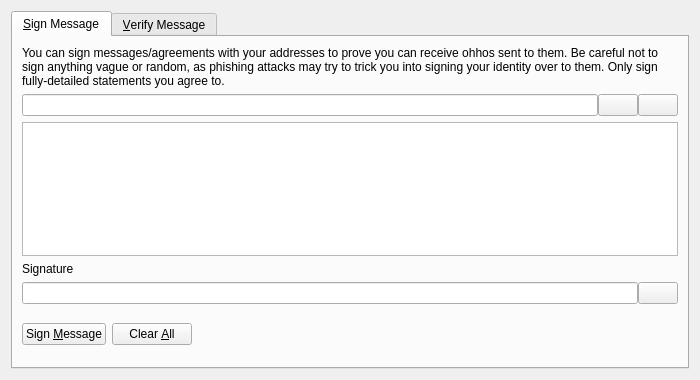
<?xml version="1.0" encoding="UTF-8"?>
<ui version="4.0">
 <class>SignVerifyMessageDialog</class>
 <widget class="QDialog" name="SignVerifyMessageDialog">
  <property name="geometry">
   <rect>
    <x>0</x>
    <y>0</y>
    <width>700</width>
    <height>380</height>
   </rect>
  </property>
  <property name="windowTitle">
   <string>Signatures - Sign / Verify a Message</string>
  </property>
  <property name="modal">
   <bool>true</bool>
  </property>
  <layout class="QVBoxLayout" name="verticalLayout">
   <item>
    <widget class="QTabWidget" name="tabWidget">
     <property name="currentIndex">
      <number>0</number>
     </property>
     <widget class="QWidget" name="tabSignMessage">
      <attribute name="title">
       <string>&amp;Sign Message</string>
      </attribute>
      <layout class="QVBoxLayout" name="verticalLayout_SM">
       <item>
        <widget class="QLabel" name="infoLabel_SM">
         <property name="text">
          <string>You can sign messages/agreements with your addresses to prove you can receive ohhos sent to them. Be careful not to sign anything vague or random, as phishing attacks may try to trick you into signing your identity over to them. Only sign fully-detailed statements you agree to.</string>
         </property>
         <property name="textFormat">
          <enum>Qt::PlainText</enum>
         </property>
         <property name="wordWrap">
          <bool>true</bool>
         </property>
        </widget>
       </item>
       <item>
        <layout class="QHBoxLayout" name="horizontalLayout_1_SM">
         <property name="spacing">
          <number>0</number>
         </property>
         <item>
          <widget class="QValidatedLineEdit" name="addressIn_SM">
           <property name="toolTip">
            <string>The Ohho address to sign the message with</string>
           </property>
          </widget>
         </item>
         <item>
          <widget class="QPushButton" name="addressBookButton_SM">
           <property name="toolTip">
            <string>Choose previously used address</string>
           </property>
           <property name="text">
            <string/>
           </property>
           <property name="icon">
            <iconset resource="../bitcoin.qrc">
             <normaloff>:/icons/address-book</normaloff>:/icons/address-book</iconset>
           </property>
           <property name="shortcut">
            <string>Alt+A</string>
           </property>
           <property name="autoDefault">
            <bool>false</bool>
           </property>
          </widget>
         </item>
         <item>
          <widget class="QPushButton" name="pasteButton_SM">
           <property name="toolTip">
            <string>Paste address from clipboard</string>
           </property>
           <property name="text">
            <string/>
           </property>
           <property name="icon">
            <iconset resource="../bitcoin.qrc">
             <normaloff>:/icons/editpaste</normaloff>:/icons/editpaste</iconset>
           </property>
           <property name="shortcut">
            <string>Alt+P</string>
           </property>
           <property name="autoDefault">
            <bool>false</bool>
           </property>
          </widget>
         </item>
        </layout>
       </item>
       <item>
        <widget class="QPlainTextEdit" name="messageIn_SM">
         <property name="toolTip">
          <string>Enter the message you want to sign here</string>
         </property>
        </widget>
       </item>
       <item>
        <widget class="QLabel" name="signatureLabel_SM">
         <property name="text">
          <string>Signature</string>
         </property>
         <property name="textFormat">
          <enum>Qt::PlainText</enum>
         </property>
        </widget>
       </item>
       <item>
        <layout class="QHBoxLayout" name="horizontalLayout_2_SM">
         <property name="spacing">
          <number>0</number>
         </property>
         <item>
          <widget class="QLineEdit" name="signatureOut_SM">
           <property name="font">
            <font>
             <italic>true</italic>
            </font>
           </property>
           <property name="readOnly">
            <bool>true</bool>
           </property>
          </widget>
         </item>
         <item>
          <widget class="QPushButton" name="copySignatureButton_SM">
           <property name="toolTip">
            <string>Copy the current signature to the system clipboard</string>
           </property>
           <property name="text">
            <string/>
           </property>
           <property name="icon">
            <iconset resource="../bitcoin.qrc">
             <normaloff>:/icons/editcopy</normaloff>:/icons/editcopy</iconset>
           </property>
           <property name="autoDefault">
            <bool>false</bool>
           </property>
          </widget>
         </item>
        </layout>
       </item>
       <item>
        <layout class="QHBoxLayout" name="horizontalLayout_3_SM">
         <item>
          <widget class="QPushButton" name="signMessageButton_SM">
           <property name="toolTip">
            <string>Sign the message to prove you own this Ohho address</string>
           </property>
           <property name="text">
            <string>Sign &amp;Message</string>
           </property>
           <property name="icon">
            <iconset resource="../bitcoin.qrc">
             <normaloff>:/icons/edit</normaloff>:/icons/edit</iconset>
           </property>
           <property name="autoDefault">
            <bool>false</bool>
           </property>
          </widget>
         </item>
         <item>
          <widget class="QPushButton" name="clearButton_SM">
           <property name="toolTip">
            <string>Reset all sign message fields</string>
           </property>
           <property name="text">
            <string>Clear &amp;All</string>
           </property>
           <property name="icon">
            <iconset resource="../bitcoin.qrc">
             <normaloff>:/icons/remove</normaloff>:/icons/remove</iconset>
           </property>
           <property name="autoDefault">
            <bool>false</bool>
           </property>
          </widget>
         </item>
         <item>
          <spacer name="horizontalSpacer_1_SM">
           <property name="orientation">
            <enum>Qt::Horizontal</enum>
           </property>
           <property name="sizeHint" stdset="0">
            <size>
             <width>40</width>
             <height>48</height>
            </size>
           </property>
          </spacer>
         </item>
         <item>
          <widget class="QLabel" name="statusLabel_SM">
           <property name="font">
            <font>
             <weight>75</weight>
             <bold>true</bold>
            </font>
           </property>
           <property name="text">
            <string/>
           </property>
           <property name="wordWrap">
            <bool>true</bool>
           </property>
          </widget>
         </item>
         <item>
          <spacer name="horizontalSpacer_2_SM">
           <property name="orientation">
            <enum>Qt::Horizontal</enum>
           </property>
           <property name="sizeHint" stdset="0">
            <size>
             <width>40</width>
             <height>48</height>
            </size>
           </property>
          </spacer>
         </item>
        </layout>
       </item>
      </layout>
     </widget>
     <widget class="QWidget" name="tabVerifyMessage">
      <attribute name="title">
       <string>&amp;Verify Message</string>
      </attribute>
      <layout class="QVBoxLayout" name="verticalLayout_VM">
       <item>
        <widget class="QLabel" name="infoLabel_VM">
         <property name="text">
          <string>Enter the receiver's address, message (ensure you copy line breaks, spaces, tabs, etc. exactly) and signature below to verify the message. Be careful not to read more into the signature than what is in the signed message itself, to avoid being tricked by a man-in-the-middle attack. Note that this only proves the signing party receives with the address, it cannot prove sendership of any transaction!</string>
         </property>
         <property name="textFormat">
          <enum>Qt::PlainText</enum>
         </property>
         <property name="alignment">
          <set>Qt::AlignLeading|Qt::AlignLeft|Qt::AlignTop</set>
         </property>
         <property name="wordWrap">
          <bool>true</bool>
         </property>
        </widget>
       </item>
       <item>
        <layout class="QHBoxLayout" name="horizontalLayout_1_VM">
         <property name="spacing">
          <number>0</number>
         </property>
         <item>
          <widget class="QValidatedLineEdit" name="addressIn_VM">
           <property name="toolTip">
            <string>The Ohho address the message was signed with</string>
           </property>
          </widget>
         </item>
         <item>
          <widget class="QPushButton" name="addressBookButton_VM">
           <property name="toolTip">
            <string>Choose previously used address</string>
           </property>
           <property name="text">
            <string/>
           </property>
           <property name="icon">
            <iconset resource="../bitcoin.qrc">
             <normaloff>:/icons/address-book</normaloff>:/icons/address-book</iconset>
           </property>
           <property name="shortcut">
            <string>Alt+A</string>
           </property>
           <property name="autoDefault">
            <bool>false</bool>
           </property>
          </widget>
         </item>
        </layout>
       </item>
       <item>
        <widget class="QPlainTextEdit" name="messageIn_VM"/>
       </item>
       <item>
        <widget class="QValidatedLineEdit" name="signatureIn_VM"/>
       </item>
       <item>
        <layout class="QHBoxLayout" name="horizontalLayout_2_VM">
         <item>
          <widget class="QPushButton" name="verifyMessageButton_VM">
           <property name="toolTip">
            <string>Verify the message to ensure it was signed with the specified Ohho address</string>
           </property>
           <property name="text">
            <string>Verify &amp;Message</string>
           </property>
           <property name="icon">
            <iconset resource="../bitcoin.qrc">
             <normaloff>:/icons/transaction_0</normaloff>:/icons/transaction_0</iconset>
           </property>
           <property name="autoDefault">
            <bool>false</bool>
           </property>
          </widget>
         </item>
         <item>
          <widget class="QPushButton" name="clearButton_VM">
           <property name="toolTip">
            <string>Reset all verify message fields</string>
           </property>
           <property name="text">
            <string>Clear &amp;All</string>
           </property>
           <property name="icon">
            <iconset resource="../bitcoin.qrc">
             <normaloff>:/icons/remove</normaloff>:/icons/remove</iconset>
           </property>
           <property name="autoDefault">
            <bool>false</bool>
           </property>
          </widget>
         </item>
         <item>
          <spacer name="horizontalSpacer_1_VM">
           <property name="orientation">
            <enum>Qt::Horizontal</enum>
           </property>
           <property name="sizeHint" stdset="0">
            <size>
             <width>40</width>
             <height>48</height>
            </size>
           </property>
          </spacer>
         </item>
         <item>
          <widget class="QLabel" name="statusLabel_VM">
           <property name="font">
            <font>
             <weight>75</weight>
             <bold>true</bold>
            </font>
           </property>
           <property name="text">
            <string/>
           </property>
           <property name="wordWrap">
            <bool>true</bool>
           </property>
          </widget>
         </item>
         <item>
          <spacer name="horizontalSpacer_2_VM">
           <property name="orientation">
            <enum>Qt::Horizontal</enum>
           </property>
           <property name="sizeHint" stdset="0">
            <size>
             <width>40</width>
             <height>48</height>
            </size>
           </property>
          </spacer>
         </item>
        </layout>
       </item>
      </layout>
     </widget>
    </widget>
   </item>
  </layout>
 </widget>
 <customwidgets>
  <customwidget>
   <class>QValidatedLineEdit</class>
   <extends>QLineEdit</extends>
   <header>qt/qvalidatedlineedit.h</header>
  </customwidget>
 </customwidgets>
 <resources>
  <include location="../bitcoin.qrc"/>
 </resources>
 <connections/>
</ui>
